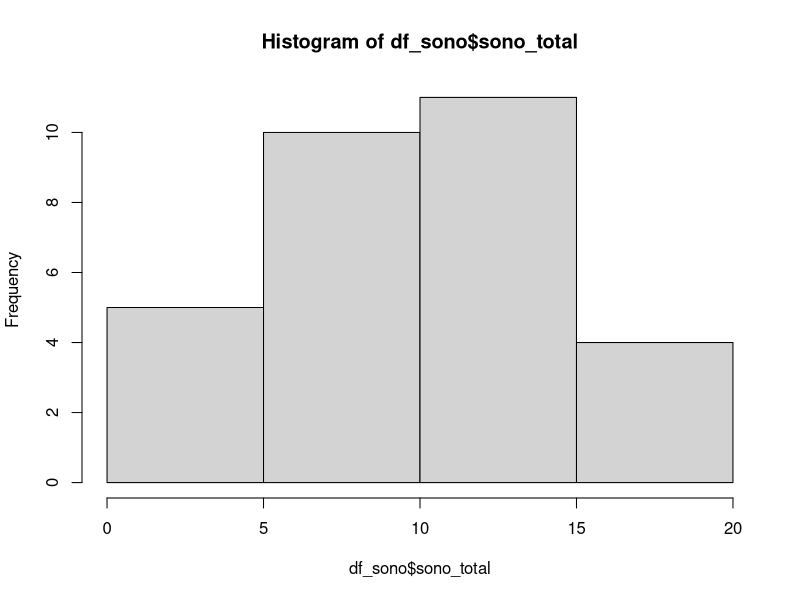

Reproduce this figure in R.
#Transformação de Dados

install.packages('readr') #leitura de arquivos
install.packages('dplyr')#transformação de dados
library(dplyr)
library(readr)

searchpaths()

#Carregando um dataset
df_sono<-read_csv('sono.csv')
head(df_sono)
class(df_sono)
str(df_sono)

glimpse(df_sono) #pacote dplyr, mostra de forma rapida, resumida os dados
glimpse(mutate(df_sono, peso_libras = sono_total / 0.45359237))

count(df_sono, cidade)
hist(df_sono$sono_total)

#mostrasr o autocomplete
?sample_n
sample_n(df_sono, size=10) ##amostra

#função select
sleepdata<- select(df_sono, nome, sono_total)
head(sleepdata)
class(sleepdata)
select(df_sono, nome)
select(df_sono, nome:pais)

#filter()
filter(df_sono, sono_total>=16)
filter(df_sono, sono_total>=16, peso>=80)
filter(df_sono, cidade %in% c('Recife', 'Curitiba'))


#arrange() ---- %>% === serve para contatenar
df_sono%>% arrange(cidade) %>% head

df_sono %>%
  select(nome, cidade, sono_total)%>%
  arrange(cidade, sono_total)%>%
  head

df_sono %>%
  select(nome, cidade, sono_total)%>%
  arrange(cidade, sono_total)%>%
  filter(sono_total>=16)
df_sono %>%
  select(nome, cidade, sono_total)%>%
  arrange(cidade, desc(sono_total))%>%
  filter(sono_total>=16)

#mutate ----alterar o df, adicionar variaveis
head(df_sono)
df_sono%>%
  mutate(novo_indice = sono_total/peso)%>%
  head

df_sono%>%
  mutate(novo_indice = sono_total/peso,
         peso_libras = peso / 0.45359237)%>%
  head
head(df_sono)
#summarize() --- resumo

df_sono%>%
  summarise(media_sono = mean(sono_total))

df_sono%>%
  summarise(media_sono = mean(sono_total),
            min_sono = min(sono_total),
            max_sono = max(sono_total),
            total=n())
#group_by
df_sono%>%
  group_by(cidade)%>%
  summarise(avg_sono = mean(sono_total),
            min_sono = min(sono_total),
            max_sono = max(sono_total),
            total=n())
